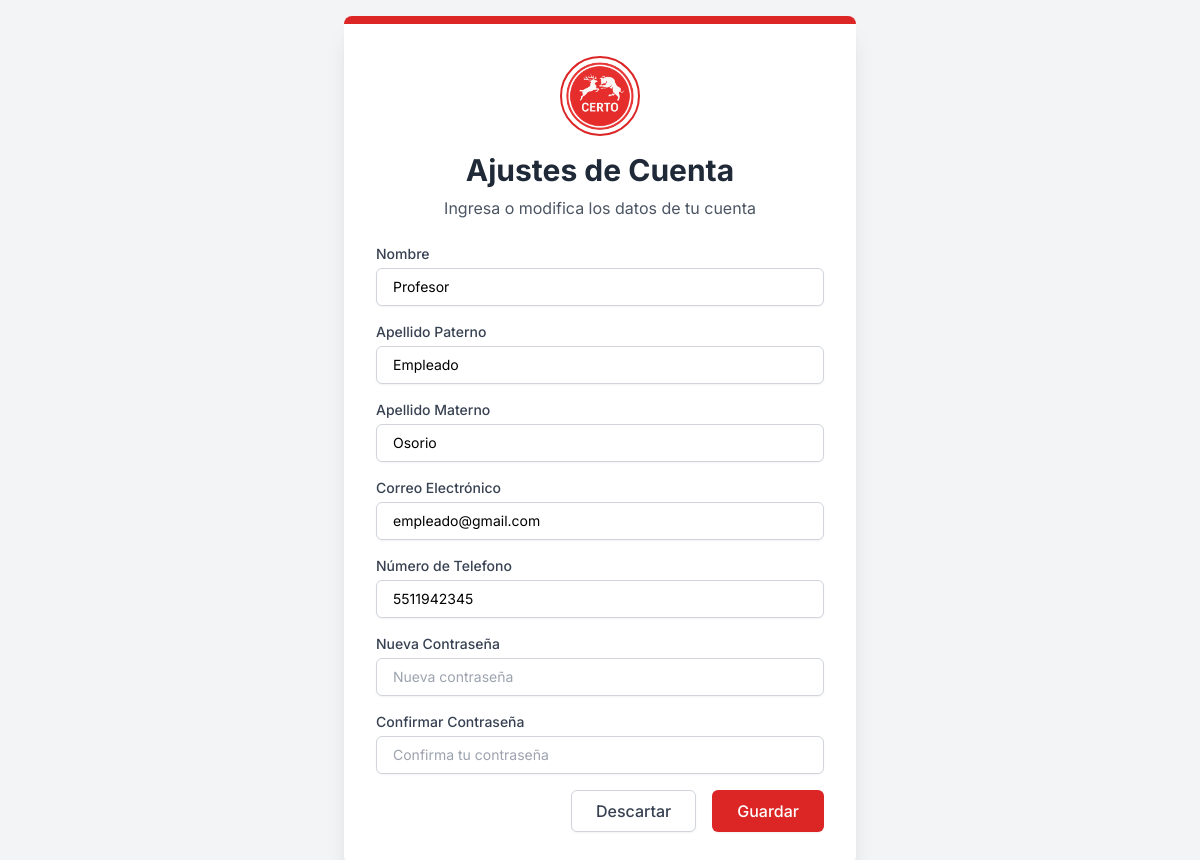
The page /core/account_settings/ (signed in) on the database its author committed.
### core/models.py (models this page shows, shortened)
class Usuarios(models.Model):
    user = models.OneToOneField(User, on_delete=models.CASCADE, default=None, )
    nombre = models.CharField(max_length=100, verbose_name='Nombre')
    paterno = models.CharField(max_length=100, verbose_name='Apellido Paterno')
    materno = models.CharField(max_length=100, verbose_name='Apellido Materno')
    email = models.EmailField(verbose_name='Email')
    telefono = models.CharField(max_length=15, verbose_name='Teléfono')
    fecha_registro = models.DateTimeField(auto_now_add=True)
    groupId = models.ForeignKey(Group, on_delete=models.CASCADE)
    class Meta:
        verbose_name_plural = 'Usuarios'
        verbose_name = 'Usuario'

### core/views.py (the view, shortened to what this page needs)
# urls.py: path("account_settings/", views.account_settings_form_view, name="account_settings"),
def account_settings_form_view(request):
    if not request.user.is_authenticated:
        return redirect('core:signInUp')
    user = request.user
    try:
        usuario = Usuarios.objects.get(user=user)
    except Usuarios.DoesNotExist:
        messages.error(request, 'No existe un perfil de usuario asociado. Contacta al administrador.')
        return redirect('core:dashboard')
    return render(request, 'account_settings/account_settings_form_view.html', {'usuario': usuario})

### core/templates/account_settings/account_settings_form_view.html (shortened to what this page needs)
{% extends "main.html" %} {% load static %}{% block content %}
<div
  class="bg-white p-8 rounded-lg shadow-xl max-w-lg w-full border-t-8 border-primary-red"
>
  <div class="flex flex-col items-center mb-6">
    <img
      src="{% static 'img/logos/logo.png' %}"
      alt="Logo de la Cafetería Certo"
      class="w-20 h-20 mb-4 rounded-full border-2 border-primary-red p-1 object-cover"
    />
    <h1 class="text-3xl font-bold text-gray-800 mb-2">Ajustes de Cuenta</h1>
    <p class="text-gray-600 text-center">
      Ingresa o modifica los datos de tu cuenta
    </p>
  </div>
  <form id="employeeForm" class="space-y-4" method="post">
    <div>
      <label for="nombre" class="block text-sm font-medium text-gray-700 mb-1"
        >Nombre</label
      >
      <input
        type="text"
        id="nombre"
        name="nombre"
        placeholder="Nombre del empleado"
        class="mt-1 block w-full px-4 py-2 border border-gray-300 rounded-md shadow-sm focus:ring-primary-red focus:border-primary-red sm:text-sm"
        required
        value="{{ usuario.nombre|default:'' }}"
      />
    </div>
    <div>
      <label
        for="apellidoPaterno"
        class="block text-sm font-medium text-gray-700 mb-1"
        >Apellido Paterno</label
      >
      <input
        type="text"
        id="apellidoPaterno"
        name="apellidoPaterno"
        placeholder="Apellido Paterno"
        class="mt-1 block w-full px-4 py-2 border border-gray-300 rounded-md shadow-sm focus:ring-primary-red focus:border-primary-red sm:text-sm"
        required
        value="{{ usuario.paterno|default:'' }}"
      />
    </div>
    <div>
      <label
        for="apellidoMaterno"
        class="block text-sm font-medium text-gray-700 mb-1"
        >Apellido Materno</label
      >
      <input
        type="text"
        id="apellidoMaterno"
        name="apellidoMaterno"
        placeholder="Apellido Materno"
        class="mt-1 block w-full px-4 py-2 border border-gray-300 rounded-md shadow-sm focus:ring-primary-red focus:border-primary-red sm:text-sm"
        value="{{ usuario.materno|default:'' }}"
      />
    </div>
    <div>
      <label for="correo" class="block text-sm font-medium text-gray-700 mb-1"
        >Correo Electrónico</label
      >
      <input
        type="text"
        id="correo"
        name="correo"
        placeholder="Correo Electronico"
        class="mt-1 block w-full px-4 py-2 border border-gray-300 rounded-md shadow-sm focus:ring-primary-red focus:border-primary-red sm:text-sm"
        value="{{ usuario.email|default:'' }}"
      />
    </div>
    <div>
      <label for="telefono" class="block text-sm font-medium text-gray-700 mb-1"
        >Número de Telefono</label
      >
      <input
        type="text"
        id="telefono"
        name="telefono"
        placeholder="+52 1 234 567 8901"
        class="mt-1 block w-full px-4 py-2 border border-gray-300 rounded-md shadow-sm focus:ring-primary-red focus:border-primary-red sm:text-sm"
        value="{{ usuario.telefono|default:'' }}"
      />
    </div>
    <div>
      <label for="password" class="block text-sm font-medium text-gray-700 mb-1"
        >Nueva Contraseña</label
      >
      <input
        type="password"
        id="password"
        name="password"
        placeholder="Nueva contraseña"
        class="mt-1 block w-full px-4 py-2 border border-gray-300 rounded-md shadow-sm focus:ring-primary-red focus:border-primary-red sm:text-sm"
      />
    </div>
    <div>
      <label
        for="confirmPassword"
        class="block text-sm font-medium text-gray-700 mb-1"
        >Confirmar Contraseña</label
      >
      <input
        type="password"
        id="confirmPassword"
        name="confirmPassword"
        placeholder="Confirma tu contraseña"
        class="mt-1 block w-full px-4 py-2 border border-gray-300 rounded-md shadow-sm focus:ring-primary-red focus:border-primary-red sm:text-sm"
      />
    <div class="flex justify-end space-x-4 pt-4">
      <a href="/core/dashboard"
        type="button"
        id="discardButton"
        class="px-6 py-2 border border-gray-300 rounded-md shadow-sm text-base font-medium text-gray-700 bg-white hover:bg-gray-50 focus:outline-none focus:ring-2 focus:ring-offset-2 focus:ring-indigo-500 transition duration-300 ease-in-out"
      >
        Descartar
    </a>
      <button
        type="submit"
        class="px-6 py-2 border border-transparent rounded-md shadow-sm text-base font-medium text-white bg-primary-red hover:bg-red-700 focus:outline-none focus:ring-2 focus:ring-offset-2 focus:ring-primary-red transition duration-300 ease-in-out"
      >
        Guardar
      </button>
    </div>
  </form>
</div>
{% endblock %}

### static/css/main.css (style rules this page uses)
body { font-family: "Inter", sans-serif; background-color: #f3f4f6; }
.bg-primary-red { background-color: #dc2626; }
.border-primary-red { border-color: #dc2626; }

### rows shown on the page
Usuarios: nombre "Profesor", apellidoPaterno "Empleado", apellidoMaterno "Osorio", correo "empleado@gmail.com", telefono "5511942345"
